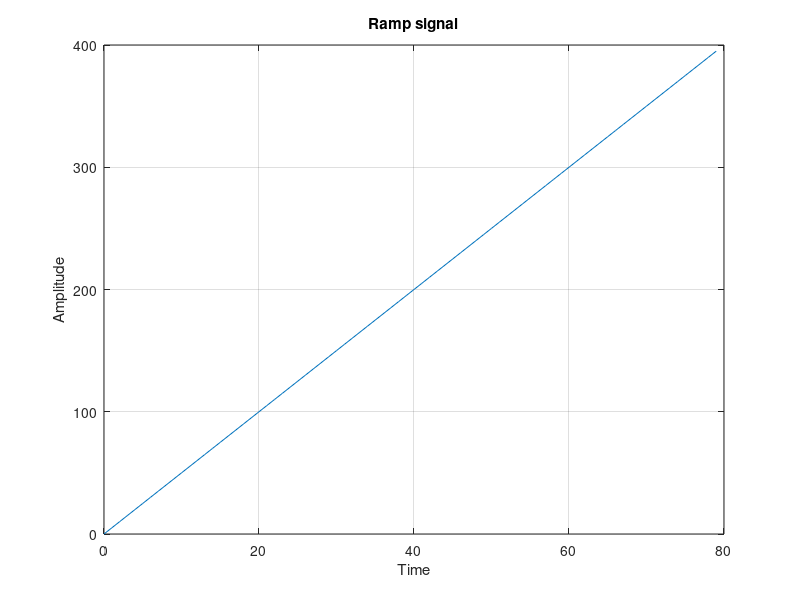

Here is the MATLAB script that generated this plot:
% clear output
clc;
clear all;
close all;

% set variables
a = input('Enter amplitude : ');
t = 0:1:79;

% creating output
fx = a * t;
plot(t, fx);
title('Ramp signal');
xlabel('Time');
ylabel('Amplitude');

grid on;
